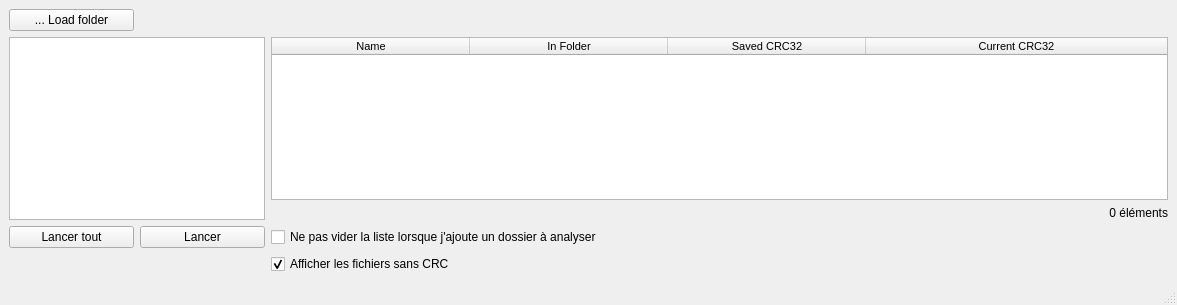
<?xml version="1.0" encoding="UTF-8"?>
<ui version="4.0">
 <class>MainWindow</class>
 <widget class="QMainWindow" name="MainWindow">
  <property name="geometry">
   <rect>
    <x>0</x>
    <y>0</y>
    <width>1177</width>
    <height>305</height>
   </rect>
  </property>
  <property name="windowTitle">
   <string>MainWindow</string>
  </property>
  <widget class="QWidget" name="centralwidget">
   <layout class="QGridLayout" name="gridLayout">
    <item row="1" column="0" rowspan="2" colspan="2">
     <widget class="QTableView" name="tableView"/>
    </item>
    <item row="2" column="3">
     <widget class="QLabel" name="label">
      <property name="text">
       <string>0 éléments</string>
      </property>
      <property name="alignment">
       <set>Qt::AlignRight|Qt::AlignTrailing|Qt::AlignVCenter</set>
      </property>
     </widget>
    </item>
    <item row="1" column="3">
     <widget class="QTableWidget" name="tableWidget">
      <property name="font">
       <font>
        <pointsize>8</pointsize>
       </font>
      </property>
      <property name="selectionMode">
       <enum>QAbstractItemView::SingleSelection</enum>
      </property>
      <property name="selectionBehavior">
       <enum>QAbstractItemView::SelectRows</enum>
      </property>
      <attribute name="horizontalHeaderCascadingSectionResizes">
       <bool>false</bool>
      </attribute>
      <attribute name="horizontalHeaderMinimumSectionSize">
       <number>198</number>
      </attribute>
      <attribute name="horizontalHeaderStretchLastSection">
       <bool>true</bool>
      </attribute>
      <attribute name="verticalHeaderStretchLastSection">
       <bool>false</bool>
      </attribute>
      <column>
       <property name="text">
        <string>Name</string>
       </property>
      </column>
      <column>
       <property name="text">
        <string>In Folder</string>
       </property>
      </column>
      <column>
       <property name="text">
        <string>Saved CRC32</string>
       </property>
      </column>
      <column>
       <property name="text">
        <string>Current CRC32</string>
       </property>
      </column>
     </widget>
    </item>
    <item row="3" column="3">
     <widget class="QCheckBox" name="checkBox">
      <property name="text">
       <string>Ne pas vider la liste lorsque j'ajoute un dossier à analyser</string>
      </property>
     </widget>
    </item>
    <item row="0" column="0">
     <widget class="QPushButton" name="pushButton_3">
      <property name="text">
       <string>... Load folder</string>
      </property>
     </widget>
    </item>
    <item row="3" column="1">
     <widget class="QPushButton" name="pushButton_2">
      <property name="text">
       <string>Lancer</string>
      </property>
     </widget>
    </item>
    <item row="3" column="0">
     <widget class="QPushButton" name="pushButton">
      <property name="text">
       <string>Lancer tout</string>
      </property>
     </widget>
    </item>
    <item row="4" column="3">
     <widget class="QCheckBox" name="checkBox_2">
      <property name="text">
       <string>Afficher les fichiers sans CRC</string>
      </property>
      <property name="checked">
       <bool>true</bool>
      </property>
     </widget>
    </item>
   </layout>
  </widget>
  <widget class="QMenuBar" name="menubar">
   <property name="geometry">
    <rect>
     <x>0</x>
     <y>0</y>
     <width>1177</width>
     <height>24</height>
    </rect>
   </property>
  </widget>
  <widget class="QStatusBar" name="statusbar"/>
 </widget>
 <resources/>
 <connections/>
</ui>
